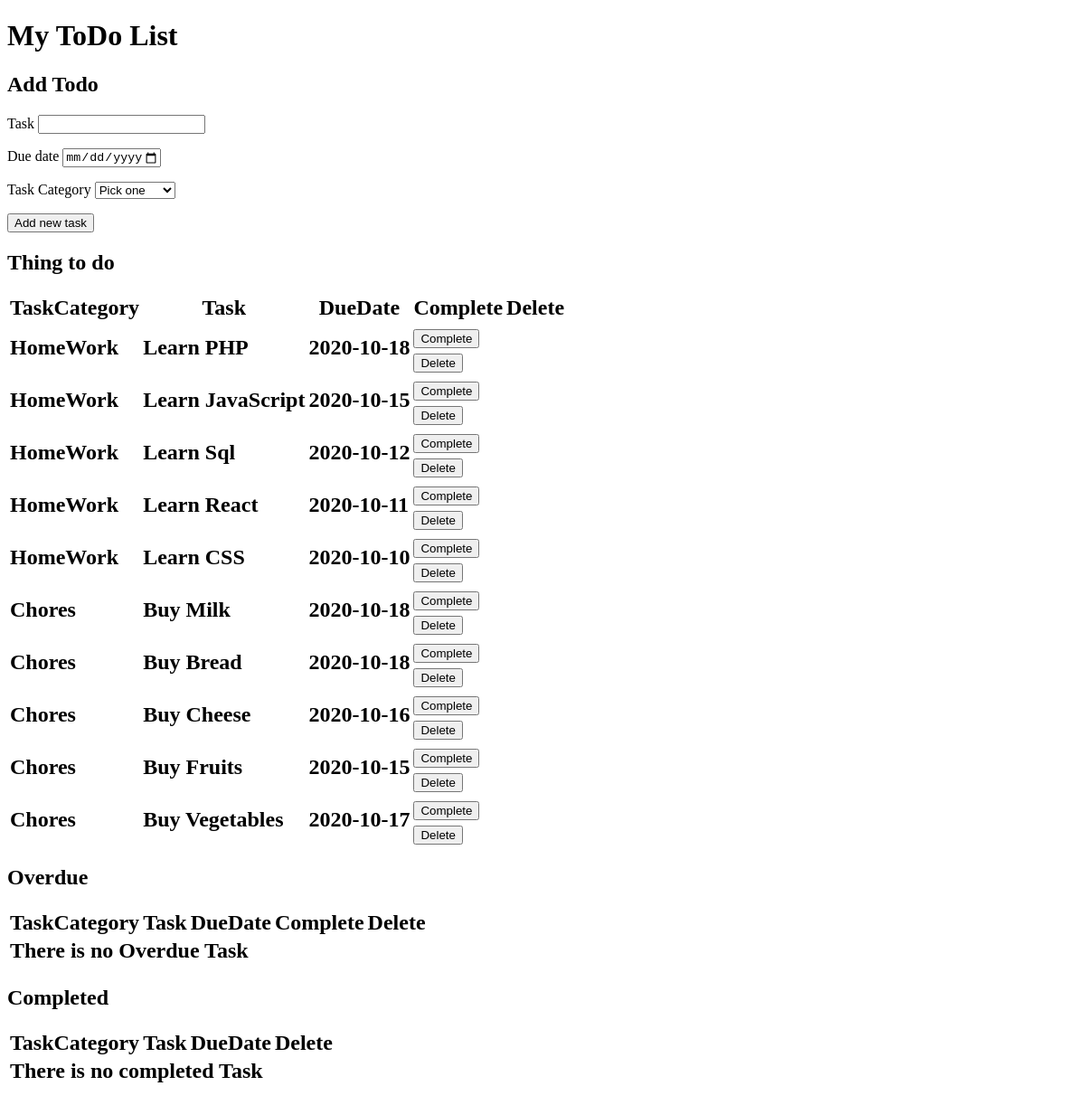
/, run on an earlier commit of the app's database.
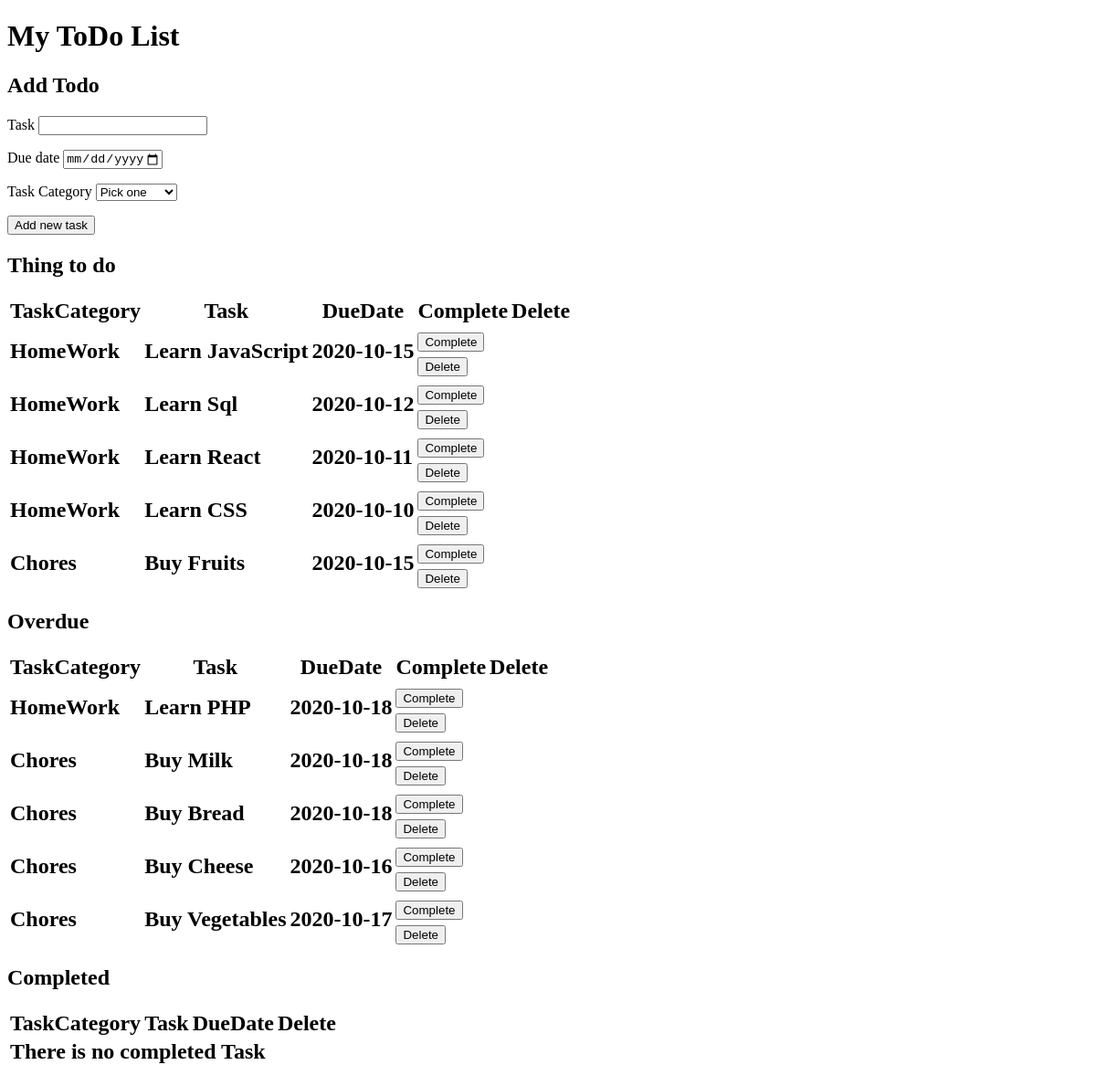
And on a later commit of the database.
### tables this page shows
CREATE TABLE thingstodo (
    ThingstodoID int(10) NOT NULL PRIMARY KEY AUTO_INCREMENT,
    TaskCategoryID tinyint(1) NOT NULL,    
    Task varchar(200) NOT NULL,
    DueDate date NOT NULL,    
    CONSTRAINT FK_thingstodo_taskcategory FOREIGN KEY (TaskCategoryID) REFERENCES taskcategory(TaskCategoryID)
         
);

CREATE TABLE taskcategory (    
    TaskCategoryID tinyint(1) NOT NULL PRIMARY KEY AUTO_INCREMENT,
    TaskCategory varchar(8) NOT NULL    
);

CREATE TABLE overdue (
    OverdueID int(10) NOT NULL PRIMARY KEY AUTO_INCREMENT,
    ThingstodoID int(10) NOT NULL,     
    TaskCategoryID tinyint(1) NOT NULL,  
    TaskCategory varchar(8) NOT NULL,   
    Task varchar(200) NOT NULL,
    DueDate date NOT NULL               
);

### index.php (the view, shortened to what this page needs)
<?php
    $connection = new mysqli( HOST, USER, PASSWORD, DATABASE );
    $things_to_do = null;
    $overdue = null;
    $completed = null;
    $completed_sql = "SELECT * FROM completed";
    $completed_result = $connection->query($completed_sql);
    if( $completed_result->num_rows === 0 ){
        $completed = "<tr><td colspan='4'>There is no completed Task</td><tr>";
    }
    $overdue_sql = "SELECT * FROM overdue";
    $overdue_result = $connection->query($overdue_sql);
    if( $overdue_result->num_rows === 0 ){
        $overdue = "<tr><td colspan='5'>There is no Overdue Task</td><tr>";
    } else {
        while( $row = $overdue_result->fetch_assoc() ){
            $overdue .= sprintf('
                <tr>
                    <td>%s</td>
                    <td>%s</td>
                    <td>%s</td>
                    <td>
                        <form method="GET" action="#">
                        <input type="hidden" value="%d" name="task_complete_id">
                        <input type="submit" value="Complete">
                        </form>
                        <form method="GET" action="#">
                        <input type="hidden" value="%d" name="task_delete_id">
                        <input type="submit" value="Delete">
                        </form>
                    </td>
                </tr>
                ',
                $row['TaskCategory'],
                $row['Task'],
                $row['DueDate'],
                $row['ThingstodoID'],
                $row['ThingstodoID']
            );
        }
    }
    $thingstodo_sql = "SELECT TaskCategory, Task, DueDate, ThingstodoID FROM thingstodo INNER JOIN taskcategory USING(TaskCategoryID)";
    $thingstodo_result = $connection->query($thingstodo_sql);
    if( $thingstodo_result->num_rows === 0 ){
        $things_to_do = "<tr><td colspan='5'>There is no Active Task</td><tr>";
    } else {
        while( $row = $thingstodo_result->fetch_assoc() ){
            $things_to_do .= sprintf('
                <tr>
                    <td>%s</td>
                    <td>%s</td>
                    <td>%s</td>
                    <td>
                        <form method="GET" action="#">
                        <input type="hidden" value="%d" name="task_complete_id">
                        <input type="submit" value="Complete">
                        </form>
                        <form method="GET" action="#">
                        <input type="hidden" value="%d" name="task_delete_id">
                        <input type="submit" value="Delete">
                        </form>
                    </td>
                </tr>
                ',
                $row['TaskCategory'],
                $row['Task'],
                $row['DueDate'],
                $row['ThingstodoID'],
                $row['ThingstodoID']
            );
        }
    }
?>
<!DOCTYPE html>
<html lang="en">
<head>
</head>
<body>
    <h1>My ToDo List</h1>
    <h2>Add Todo</h2>
    <form action="<?php echo htmlspecialchars($_SERVER['PHP_SELF']); ?>" method="GET" enctype="multipart/form-data">
        <p>
            <label for="task">Task</label>
            <input type="text" name="task" id="task">
        </p>
        <p>
            <label for="date">Due date</label>
            <input type="date" name="date" id="date" min="2020-01-01" max="2021-01-01">
        </p>
        <p>
            <label for="task_category">Task Category</label>
            <select name="task_category" id="task_category">
                <option value="">Pick one</option>
            </select>
        </p>
        <p>
            <input type="submit" value="Add new task">
        </p>
    </form>
    <h2>Thing to do<h2>
    <table>
        <tr>
            <th>TaskCategory</th>
            <th>Task</th>
            <th>DueDate</th>
            <th>Complete</th>
            <th>Delete</th>
        </tr>
        <?php echo $things_to_do; ?>
    </table>
    <h2>Overdue<h2>
    <table>
        <tr>
            <th>TaskCategory</th>
            <th>Task</th>
            <th>DueDate</th>
            <th>Complete</th>
            <th>Delete</th>
        </tr>
        <?php echo $overdue; ?>
    </table>
    <h2>Completed<h2>
    <table>
        <tr>
            <th>TaskCategory</th>
            <th>Task</th>
            <th>DueDate</th>
            <th>Delete</th>
        </tr>
        <?php echo $completed; ?>
    </table>
</body>
</html>

What changed in the data, as far as the page shows it:
removed thingstodo: TaskCategoryID.TaskCategory "HomeWork", Task "Learn PHP", DueDate "2020-10-18"
removed thingstodo: TaskCategoryID.TaskCategory "Chores", Task "Buy Milk", DueDate "2020-10-18"
removed thingstodo: TaskCategoryID.TaskCategory "Chores", Task "Buy Bread", DueDate "2020-10-18"
removed thingstodo: TaskCategoryID.TaskCategory "Chores", Task "Buy Cheese", DueDate "2020-10-16"
removed thingstodo: TaskCategoryID.TaskCategory "Chores", Task "Buy Vegetables", DueDate "2020-10-17"
added overdue: TaskCategory "HomeWork", Task "Learn PHP", DueDate "2020-10-18"
added overdue: TaskCategory "Chores", Task "Buy Milk", DueDate "2020-10-18"
added overdue: TaskCategory "Chores", Task "Buy Bread", DueDate "2020-10-18"
added overdue: TaskCategory "Chores", Task "Buy Cheese", DueDate "2020-10-16"
added overdue: TaskCategory "Chores", Task "Buy Vegetables", DueDate "2020-10-17"
Also different on the page:
text no longer shown: "There is no Overdue Task"
